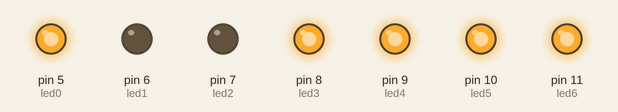
Recording of a sketch running on a simulated Arduino Uno, built with avr-gcc and run on an emulated ATmega328P. Parts: output pins drawn as LEDs (lit = HIGH).

Above: at 1.0 s.
At 3.0 s:
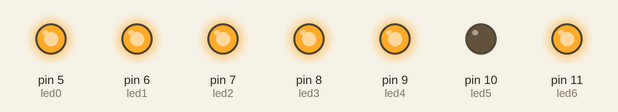
At 5.0 s:
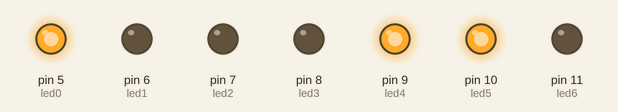
At 7.0 s:
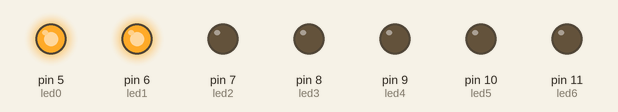
Timing chart, 0 to 11.5 s (numbered marks = the images above):
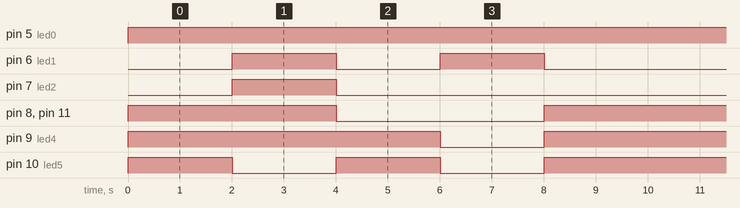

The sketch:

NOM_display.ino
```cpp
/**********************************************************************************
**                                                                               **
**                              Array de 8 LEDs                                  **
**                                                                               **
**                                                                               **
**********************************************************************************/
//********** Includes *************************************************************
//********** Variables ************************************************************
const int led0 = 5;          // donar nom al pin 5 de l’Arduino
const int led1 = 6;          // donar nom al pin 6 de l’Arduino
const int led2 = 7;          // donar nom al pin 7 de l’Arduino
const int led3 = 8;          // donar nom al pin 8 de l’Arduino
const int led4 = 9;          // donar nom al pin 9 de l’Arduino
const int led5 = 10;         // donar nom al pin 10 de l’Arduino
const int led6 = 11;         // donar nom al pin 11 de l’Arduino


//********** Setup ****************************************************************
void setup()
{
  pinMode(led0, OUTPUT);     // definir el pin 5 com una sortida
  pinMode(led1, OUTPUT);     // definir el pin 6 com una sortida
  pinMode(led2, OUTPUT);     // definir el pin 7 com una sortida
  pinMode(led3, OUTPUT);     // definir el pin 8 com una sortida
  pinMode(led4, OUTPUT);     // definir el pin 9 com una sortida
  pinMode(led5, OUTPUT);     // definir el pin 10 com una sortida
  pinMode(led6, OUTPUT);     // definir el pin 11 com una sortida

}
//********** Loop *****************************************************************
void loop()
{


  digitalWrite(led0, HIGH);    // posar a 5V el pin 5
  digitalWrite(led1, LOW );    // posar a 5V el pin 6
  digitalWrite(led2, LOW);    // posar a 5V el pin 7
  digitalWrite(led3, HIGH);    // posar a 5V el pin 8
  digitalWrite(led4, HIGH);    // posar a 5V el pin 9
  digitalWrite(led5, HIGH);    // posar a 5V el pin 10
  digitalWrite(led6, HIGH);    // posar a 5V el pin 11

  delay(2000);
  digitalWrite(led0, HIGH);     // posar a 0V el pin 5
  digitalWrite(led1, HIGH);     // posar a 0V el pin 6
  digitalWrite(led2, HIGH);     // posar a 0V el pin 7
  digitalWrite(led3, HIGH);     // posar a 0V el pin 8
  digitalWrite(led4, HIGH);     // posar a 0V el pin 9
  digitalWrite(led5, LOW);     // posar a 0V el pin 10
  digitalWrite(led6, HIGH);     // posar a 0V el pin 11

  delay(2000);
  digitalWrite(led0, HIGH);    // posar a 5V el pin 5
  digitalWrite(led1, LOW);    // posar a 5V el pin 6
  digitalWrite(led2, LOW);    // posar a 5V el pin 7
  digitalWrite(led3, LOW);    // posar a 5V el pin 8
  digitalWrite(led4, HIGH);    // posar a 5V el pin 9
  digitalWrite(led5, HIGH);    // posar a 5V el pin 10
  digitalWrite(led6, LOW);    // posar a 5V el pin 11

  delay(2000);
  digitalWrite(led0, HIGH);     // posar a 0V el pin 5
  digitalWrite(led1, HIGH);     // posar a 0V el pin 6
  digitalWrite(led2, LOW);     // posar a 0V el pin 7
  digitalWrite(led3, LOW);     // posar a 0V el pin 8
  digitalWrite(led4, LOW);     // posar a 0V el pin 9
  digitalWrite(led5, LOW);     // posar a 0V el pin 10
  digitalWrite(led6, LOW);     // posar a 0V el pin 11

  delay(2000);

  digitalWrite(led0, HIGH);    // posar a 5V el pin 5
  digitalWrite(led1, LOW );    // posar a 5V el pin 6
  digitalWrite(led2, LOW);    // posar a 5V el pin 7
  digitalWrite(led3, HIGH);    // posar a 5V el pin 8
  digitalWrite(led4, HIGH);    // posar a 5V el pin 9
  digitalWrite(led5, HIGH);    // posar a 5V el pin 10
  digitalWrite(led6, HIGH);    // posar a 5V el pin 11


  delay(2000);

}
//********** Funcions *************************************************************
```

Measured:
- by itself, pin 5 (led0): LOW → HIGH at 0.00 s
- by itself, pin 6 (led1): repeats every 10.0 s: LOW 2.0 s, HIGH 2.0 s, LOW 4.0 s, HIGH 2.0 s
- by itself, pin 7 (led2): alternates HIGH for 2.0 s and LOW for 8.0 s
- by itself, pin 8 (led3), pin 11 (led6): repeats every 10.0 s: LOW 4.0 s, HIGH 6.0 s
- by itself, pin 9 (led4): repeats every 10.0 s: LOW 2.0 s, HIGH 8.0 s
- by itself, pin 10 (led5): repeats every 10.0 s: LOW 2.0 s, HIGH 2.0 s, LOW 2.0 s, HIGH 4.0 s
